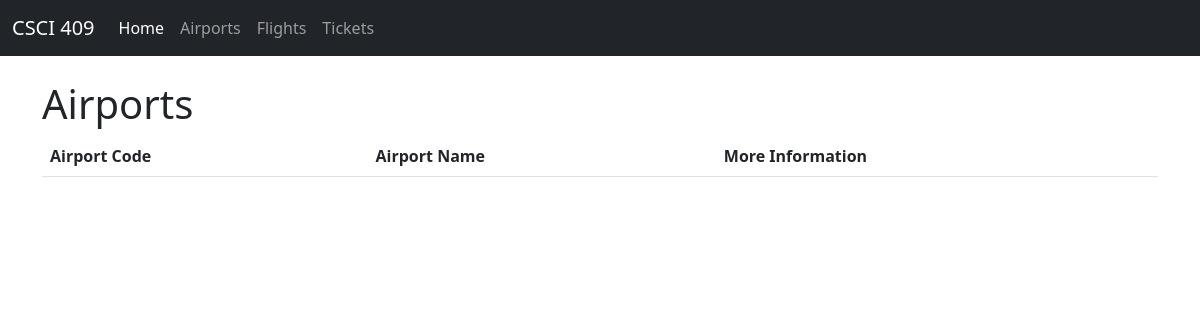
The page /airports/ on the database as committed earlier.
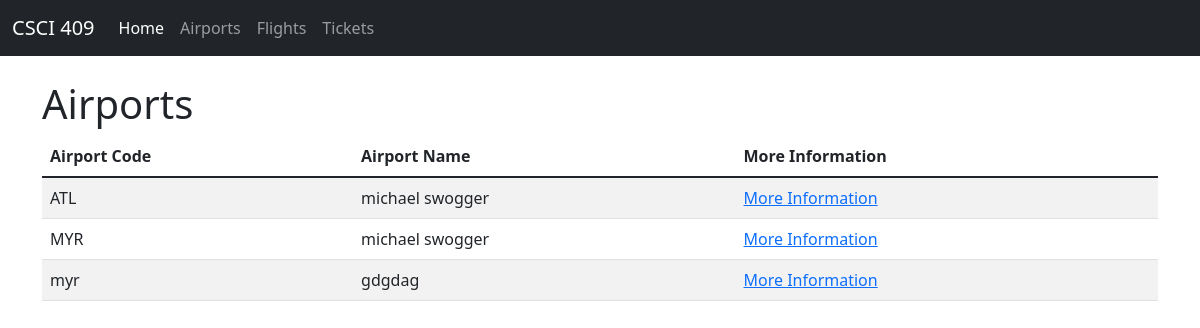
The same page on the database as committed later.
### airports/models.py (models this page shows)
class Airport(models.Model):
    name = models.CharField(max_length=255)
    airport_code = models.CharField(max_length=3)
    address = models.CharField(max_length=255)
    city = models.CharField(max_length=255)
    state = models.CharField(max_length=2)
    zipcode = models.CharField(max_length=5)
    is_open = models.BooleanField()

### airports/views.py (the view)
# urls.py: path('/', views.index, name='index'),
def index(request):
    airports = Airport.objects.all()
    context = {'airports': airports}
    return render(request, 'airports/index.html', context)

### airports/templates/airports/index.html
{% extends 'base.html' %}
{% block content %}
<h1>Airports</h1>
<table class="table table-striped">
    <thead>
        <tr>
            <th scope="col">Airport Code</th>
            <th scope="col">Airport Name</th>
            <th scope="col">More Information</th>
        </tr>
    </thead>
    <tbody>
        {% for airport in airports %}
            <tr>
                <td>{{ airport.airport_code }}</td>
                <td>{{ airport.name }}</td>
                <td><a href="/airports/{{ airport.airport_code }}">More Information</a></td>
            </tr>
        {% endfor %}
    </tbody>
</table>
{% endblock %}

### templates/base.html (shortened to what this page needs)
<!DOCTYPE html>
<html lang="en">
<head>
    <link href="https://cdn.jsdelivr.net/npm/bootstrap@5.1.3/dist/css/bootstrap.min.css" rel="stylesheet">
</head>
<body>
<nav class="navbar navbar-expand-md navbar-dark bg-dark mb-4">
    <div class="container-fluid">
        <a class="navbar-brand" href="#">CSCI 409</a>
        <div class="collapse navbar-collapse" id="navbarCollapse">
            <ul class="navbar-nav me-auto mb-2 mb-md-0">
                <li class="nav-item">
                    <a class="nav-link active" aria-current="page" href="#">Home</a>
                </li>
                <li class="nav-item">
                    <a class="nav-link" href="/airports">Airports</a>
                </li>
                <li class="nav-item">
                    <a class="nav-link" href="/flights">Flights</a>
                </li>
                <li class="nav-item">
                    <a class="nav-link" href="/tickets">Tickets</a>
                </li>
            </ul>
        </div>
    </div>
</nav>
<main>
    <div class="container">
        {% block content %}
        {% endblock %}
    </div>
</main>
</body>
</html>

Rows that differ between the two databases and show on the page:
added Airport: airport_code "ATL", name "michael swogger"
added Airport: airport_code "MYR", name "michael swogger"
added Airport: airport_code "myr", name "gdgdag"
